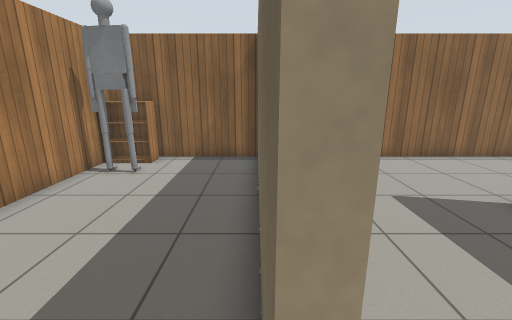
view 1 (above)

16 first-person views from a walk through a robot-simulator world made for Gazebo. The camera is 1.3 m above the floor, tilts 14° down and sees 90° across. The floor is counted in squares, 0.5 m on a side. Each view is taken from the middle of a square. On the plan, view 1 faces up. The plan holds only what a view shows up to about 18 squares ahead; the rest is blank. Gazebo's built-in surfaces are drawn with simple patterns.

view 2
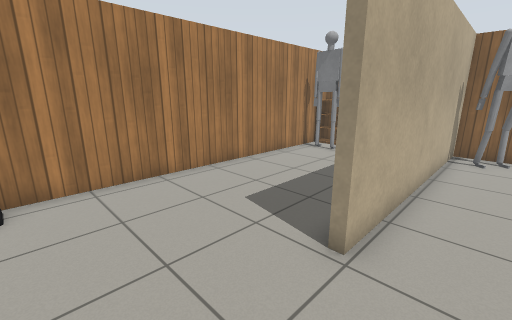

view 3
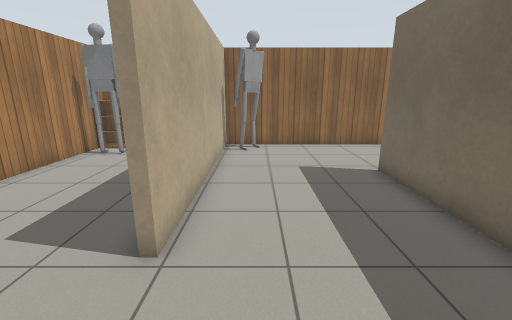

view 4
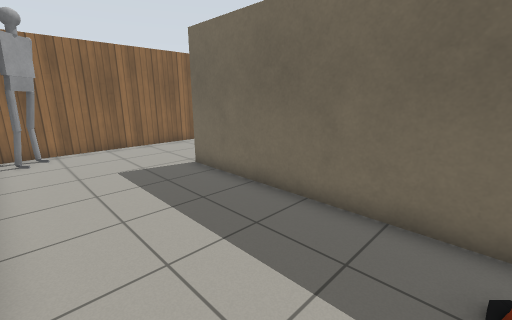

view 5
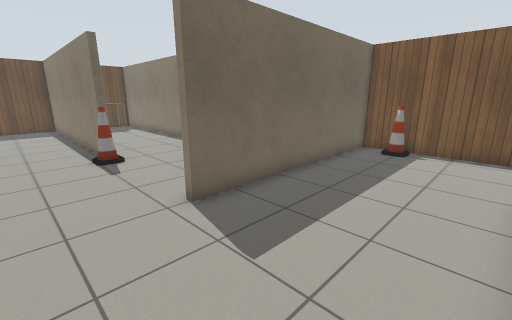

view 6
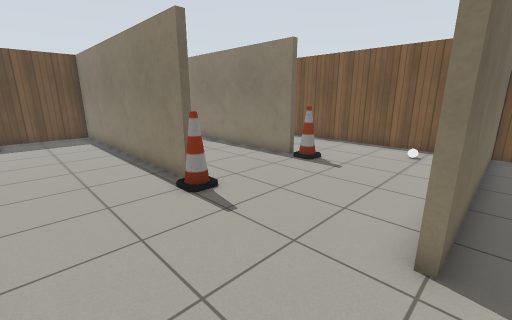

view 7
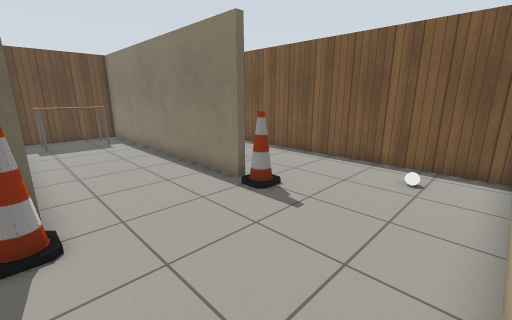

view 8
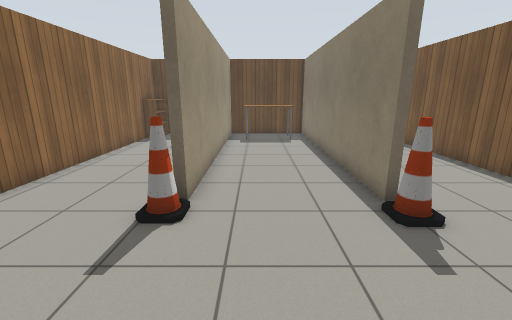

view 9
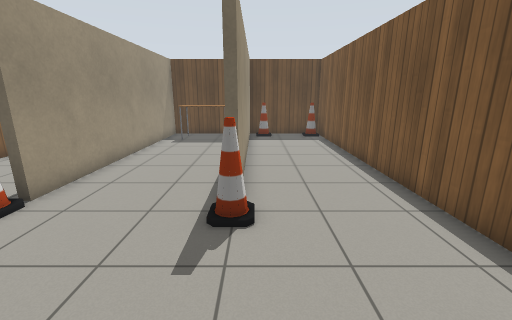

view 10
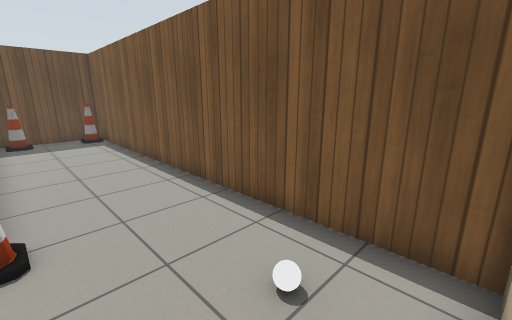

view 11
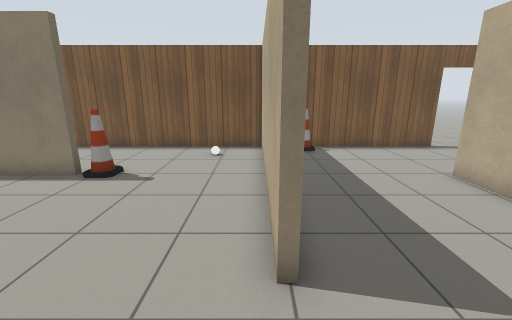

view 12
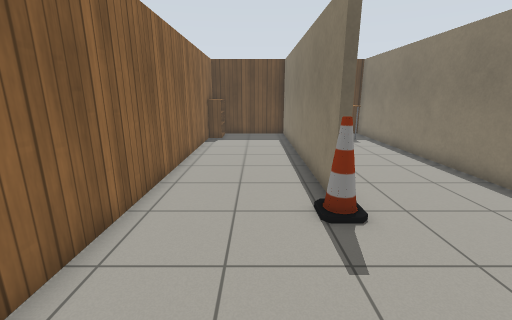

view 13
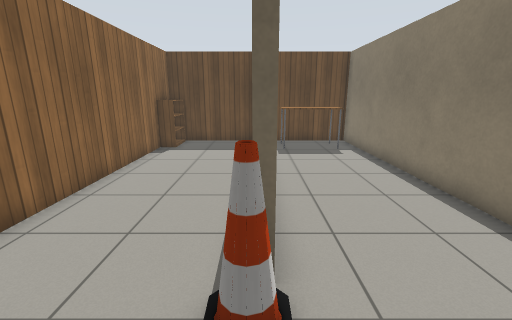

view 14
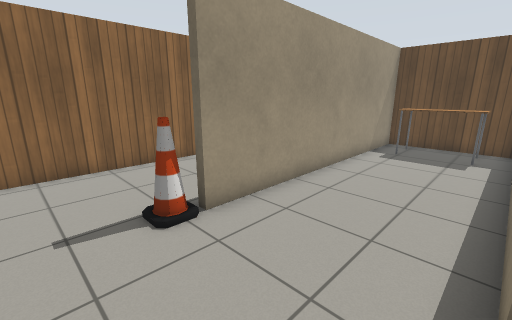

view 15
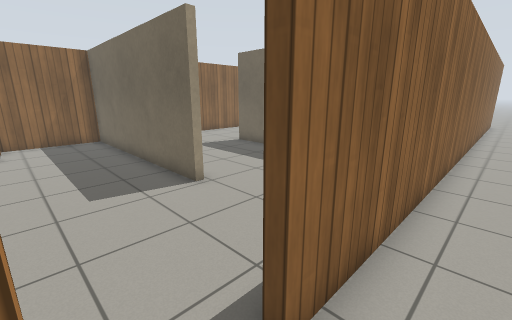

view 16
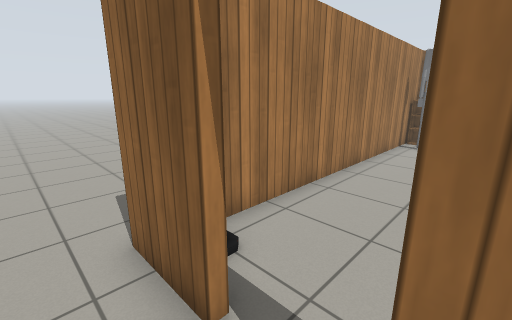

### Floor plan
Ten units are one square. View 1 is at (0, 0); x grows to the right and y downward. Boxes are objects, and circles mark ways between rooms. Rooms are numbered by the first view taken in them; rooms with no view inside come last. Other rooms are left out.
<svg viewBox="-66 -120 324 185">
<path fill="none" stroke="#000" d="M1 -6 1 -110 -61 -110 -61 34M-24 44 5 44M64 -110 4 -110 4 -6M5 44 64 44 64 -59M130 -7 253 -7 253 -57 131 -57 131 -60 253 -60 253 -110M231 -4 130 -4M67 -59 67 44 253 44 253 -5M236 -110 64 -110M210 47 -24 47M-40 47 -48 47"/>
<rect x="-55" y="-95" width="20" height="10" fill="#bbb"><title>other object</title></rect>
<rect x="-55" y="-105" width="20" height="10" fill="#bbb"><title>bookshelf</title></rect>
<rect x="5" y="-105" width="20" height="10" fill="#bbb"><title>other object</title></rect>
<rect x="45" y="35" width="10" height="10" fill="#bbb"><title>cone</title></rect>
<rect x="85" y="15" width="10" height="10" fill="#bbb"><title>white ball</title></rect>
<rect x="115" y="-15" width="10" height="20" fill="#bbb"><title>cone</title></rect>
<rect x="115" y="-65" width="10" height="10" fill="#bbb"><title>cone</title></rect>
<rect x="225" y="-45" width="20" height="30" fill="#bbb"><title>table</title></rect>
<rect x="235" y="35" width="10" height="10" fill="#bbb"><title>cone</title></rect>
<rect x="235" y="-5" width="10" height="10" fill="#bbb"><title>cone</title></rect>
<rect x="235" y="-115" width="10" height="20" fill="#bbb"><title>bookshelf</title></rect>
<circle cx="0" cy="15" r="3" fill="#2a7"/>
<circle cx="-33" cy="47" r="3" fill="#2a7"/>
<circle cx="60" cy="-80" r="3" fill="#2a7"/>
<text x="-30" y="-30">1</text>
<text x="30" y="-40">2</text>
<text x="150" y="-30">3</text>
<text x="100" y="60">4</text>
</svg>
Room 1 opens to room 2. Room 1 opens to room 4. Room 2 opens to room 3.

Where each view was taken, in squares from view 1:
view 1: 0 up, 0 right, facing up
view 2: 3 down, 2 right, facing up-left
view 3: 3 down, 2 right, facing up
view 4: 3 down, 1 right, facing up-right
view 5: 9 up, 1 right, facing down-right
view 6: 10 up, 6 right, facing down-right
view 7: 6 up, 7 right, facing down-right
view 8: 4 up, 7 right, facing right
view 9: 0 up, 7 right, facing right
view 10: 0 up, 7 right, facing down-right
view 11: 9 up, 7 right, facing down
view 12: 8 up, 7 right, facing right
view 13: 6 up, 10 right, facing right
view 14: 1 up, 10 right, facing up-right
view 15: 6 down, 4 left, facing up-right
view 16: 6 down, 2 left, facing up-left
